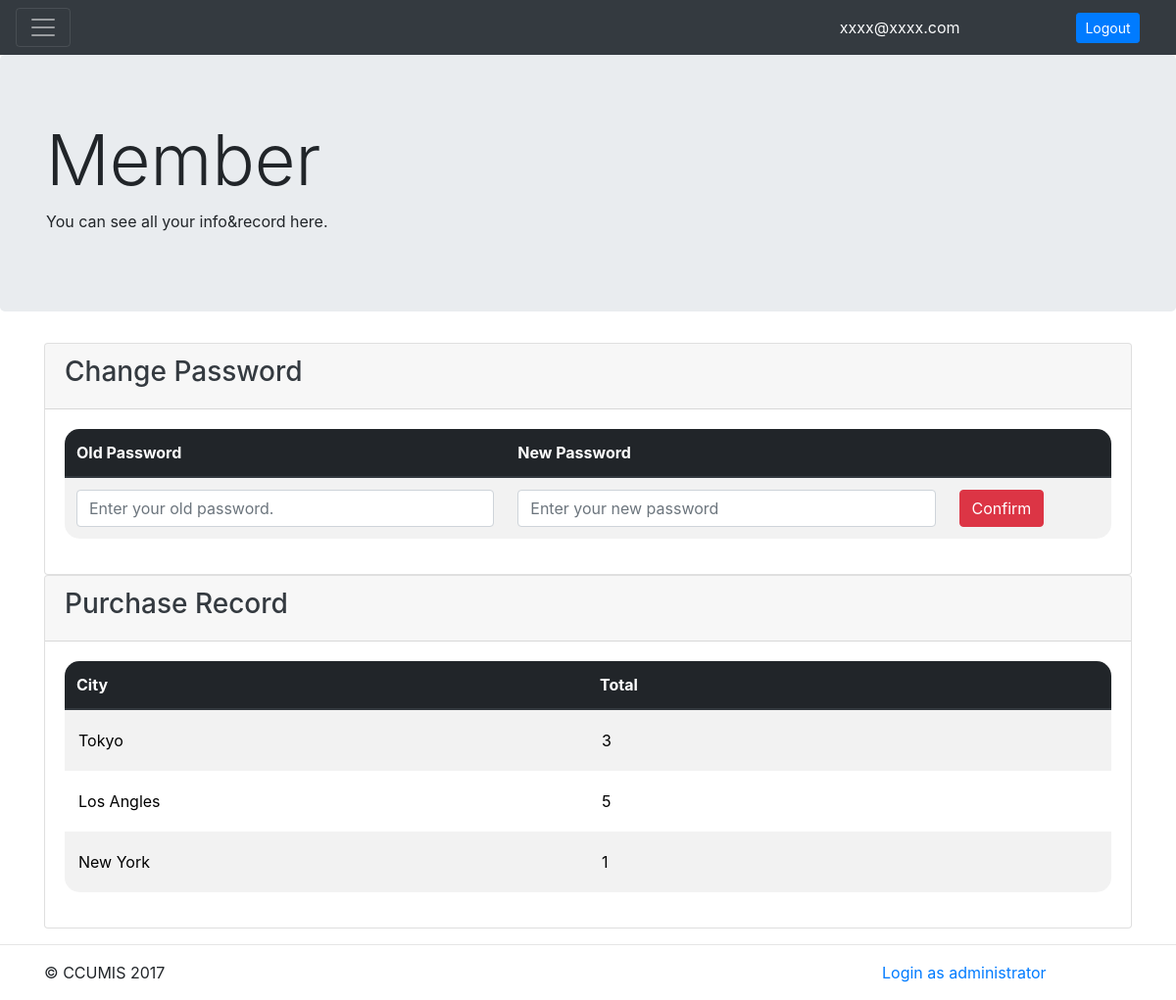
Page /Member.php (signed in) on the committed database.
### tables this page shows
CREATE TABLE `user` (
  `user_id` int(11) NOT NULL,
  `account` char(50) NOT NULL,
  `pwd` char(20) NOT NULL
);

CREATE TABLE `record` (
  `record_id` int(11) NOT NULL,
  `buyer_id` int(11) NOT NULL,
  `ticket_id` int(11) NOT NULL,
  `amount` int(11) NOT NULL
);

CREATE TABLE `ticket` (
  `ticket_id` int(20) NOT NULL,
  `destination` char(20) NOT NULL,
  `quantity` int(100) NOT NULL,
  `sale` int(100) NOT NULL
);

### Member.php (the view, shortened to what this page needs)
<?php
    include "connection.php";
?>
    <!DOCTYPE html>
    <html lang="en">
    <head>
        <link rel="stylesheet" href="https://maxcdn.bootstrapcdn.com/bootstrap/4.0.0-beta.2/css/bootstrap.min.css"
>
    </head>
    <body>
        <header>
            <div class="pos-f-t">
                <nav class="navbar navbar-dark bg-dark">
                    <button class="navbar-toggler" type="button" data-toggle="collapse" data-target="#navbarToggleExternalContent" aria-controls="navbarToggleExternalContent"
                        aria-expanded="false" aria-label="Toggle navigation">
                        <span class="navbar-toggler-icon"></span>
                    </button>
            <?php
            if(!isset($_SESSION['email'], $_SESSION['pwd'])){
                echo'<form class="form-inline navbar-form" action="index.php" method="POST">
                    <div class="form-group">
                        <input type="email" class="form-control form-control-sm" name="email" placeholder="Your email" required>
                        <input type="password" class="form-control form-control-sm mx-sm-2" name="pwd" placeholder="Your password" required>
                        <input type="submit" class="btn btn-primary btn-sm" value="Login">
                    </div>
                </form>';
            }else{
                echo'<form class="form-inline navbar-form" action="logout.php" method="POST">
                    <div class="form-group">
                        <input type="text" readonly class="form-control-plaintext text-light col-md-9" value="'.$_SESSION['email']. '" readonly>
                        <input type="submit" class="btn btn-primary btn-sm" value="Logout">
                    </div>
                </form>';
            }
        ?>
                </nav>
        </header>
        <main role="main">
            <div class="jumbotron">
                <div class="container">
                    <h1 class="display-3">Member</h1>
                    <p>You can see all your info&record here.</p>
                </div>
            </div>
            <div class="container">
            <?php
                if(isset($_SESSION['email'], $_SESSION['pwd'])){
                    echo'
                    <div id="accordion" role="tablist">
                    <div class="card">
                    <div class="card-header" role="tab" id="headingOne">
                        <h5 class="mb-0">
                            <a data-toggle="collapse" href="#edit" aria-expanded="true" aria-controls="collapseOne">
                                <h3 class="text-dark">Change Password</h3>
                            </a>
                        </h5>
                    </div>
                    <div id="edit" class="collapse show" role="tabpanel" aria-labelledby="headingOne" data-parent="#accordion">
                        <div class="card-body">
                            <table class="table table-striped table-hover table-borderless">
                                <thead class="thead-dark">
                                    <tr>
                                        <th scope="col">Old Password</th>
                                        <th scope="col">New Password</th>
                                        <th scope="col>"Confirm</th>
                                    </tr>
                                </thead>
                                <tbody>';
                                        $user = $_SESSION['email'];
                                        $getinfo = "SELECT * FROM user WHERE account = '$user'";
                                        $getinfosql = mysqli_query($conn, $getinfo);
                                        while($row = mysqli_fetch_array($getinfosql)){
                                            $user_id = $row['user_id'];
                                            echo'
                                            <tr>
                                                <form action="changepwd.php" method="POST">
                                            <th>
                                                <input type="password" name="oldpwd" class="form-control" placeholder="Enter your old password.">
                                            </th>
                                            <td>
                                                <input type="password" name="newpwd" class="form-control" placeholder="Enter your new password">
                                            </td>
                                            <td>
                                                <button type="submit" class="btn btn-danger" name="user_id" value="' .$user_id .'">Confirm</button>
                                            </td>
                                        </form>
                                    </tr>';
                                    }
                                    echo '
                                </tbody>
                            </table>
                        </div>
                    </div>
                </div>
                <div class="card">
                    <div class="card-header" role="tab" id="headingOne">
                        <h5 class="mb-0">
                            <a data-toggle="collapse" href="#edit" aria-expanded="true" aria-controls="collapseOne">
                                <h3 class="text-dark">Purchase Record</h3>
                            </a>
                        </h5>
                    </div>
                    <div id="edit" class="collapse show" role="tabpanel" aria-labelledby="headingOne" data-parent="#accordion">
                        <div class="card-body">';
                            $purchase = "SELECT ticket_id, amount FROM record WHERE buyer_id = '$user_id'";
                            $getpurchase = mysqli_query($conn, $purchase);
                            if(mysqli_num_rows($getpurchase) > 0){
                            echo '<table class="table table-striped table-hover table-borderless">
                                <thead class="thead-dark">
                                    <tr>
                                        <th scope="col">City</th>
                                        <th scope="col">Total</th>
                                    </tr>
                                </thead>
                                <tbody>';
                                while($record = mysqli_fetch_array($getpurchase)){
                                    $city_id = $record['ticket_id'];
                                    $amount = $record['amount'];
                                    $getcitysql = "SELECT destination FROM ticket WHERE ticket_id = '$city_id'";
                                    $getcity = mysqli_fetch_array(mysqli_query($conn, $getcitysql));
                                    $city = $getcity['destination'];
                                    echo'
                                    <tr>
                                        <form>
                                            <th>
                                                <input type="text" name="destination" readonly class="form-control-plaintext" value="'. $city . '">
                                            </th>
                                            <td>
                                                <input type="text" name="quantity" readonly class="form-control-plaintext" value="'. $amount. '">
                                            </td>
                                        </form>
                                    </tr>';}
                                    echo '
                                </tbody>
                            </table>';
                        }else{
                            echo "<h2>You haven't purchase anything.</h2>";
                        }
                        echo '</div>
                    </div>
                </div>
            </div>';
            }else{
                echo '<h2>You have to login first to see your infomation</h2>
                <br>';
            }
            ?>
            </div>
            <hr>
        </main>
        <footer class="container">
            <div class="row">
                <div class="col-md-9">
                    <p>&copy; CCUMIS 2017</p>
                </div>
                <div class="col-md-3">
                    <a href="adminlogin.php">Login as administrator</a>
                </div>
            </div>
        </footer>
    </body>
    </html>

### Member.php (style rules this page uses)
.table-borderless td,.table-borderless th { border: 0; }
thead th:first-child { border-radius: 15px 0 0 0; }
thead th:last-child { border-radius: 0 15px 0 0; }
tbody tr:last-child th { border-radius: 0 0 0 15px; }
tbody tr:last-child td:last-child { border-radius: 0 0 15px 0; }

### rows in the picture
user: $user_id 1 (drawn)
record: destination "Tokyo", quantity "3"
record: destination "Los Angles", quantity "5"
record: destination "New York", quantity "1"
